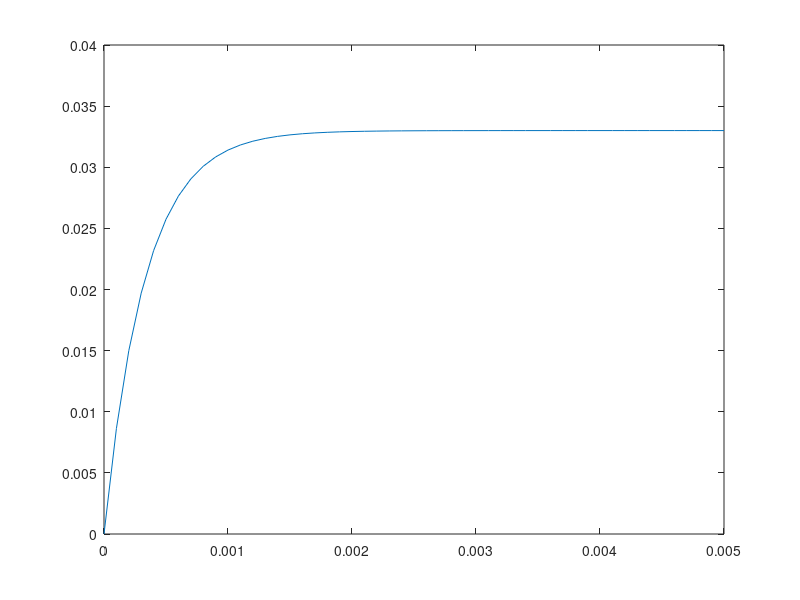

This chart was generated by the following MATLAB code:
R=100;
V=3.3;
L=0.033;


t=0:0.0001:0.005;
i = (V/R)*(1-exp((-R*t)/L));

plot(t,i)


% syms t V R L 
% 
% i = (V/R)*(1-exp((-R*t)/L));
% 
% L*diff(i, t)+R*i-V
% simplify(ans)
